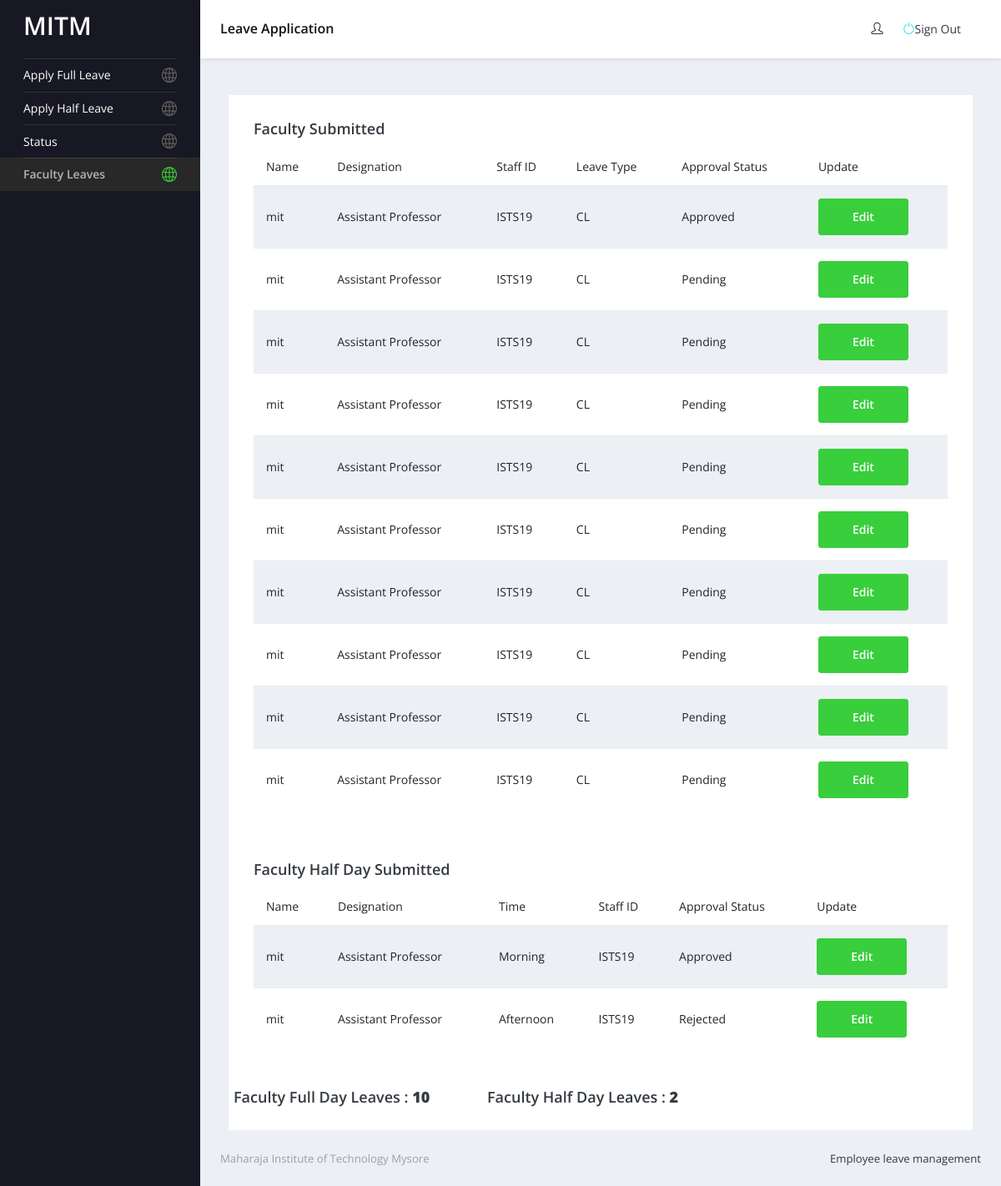
Screenshot of /staff (signed in) with the database file from the repository.
### leaves/models.py (models this page shows, shortened)
class Leave(models.Model):
    user = models.CharField(max_length=20,null=True)
    name = models.CharField(max_length=200,null=True)
    dept = models.CharField(max_length=200,null=True)
    designation = models.CharField(max_length=200,null=True)
    whether_HOD = models.BooleanField(default=False)
    From_date = models.CharField(max_length=10)
    To_date = models.CharField(max_length=10)
    Leave_type = models.CharField(max_length=100, null=True)
    Hod_approval = models.CharField(max_length=100, null=True)
    Principal_approval = models.CharField(max_length=100, null=True)

class Half_day(models.Model):
    user = models.CharField(max_length=20,null=True)
    name = models.CharField(max_length=200,null=True)
    dept = models.CharField(max_length=200,null=True)
    designation = models.CharField(max_length=200,null=True)
    whether_HOD = models.BooleanField(default=False)
    From_date = models.CharField(max_length=10)
    To_date = models.CharField(max_length=10)
    Leave_type = models.CharField(max_length=100, null=True)
    Time = models.CharField(max_length=100, null=True)
    Hod_approval = models.CharField(max_length=100, null=True)
    Principal_approval = models.CharField(max_length=100, null=True)

### users/views.py (the view)
# urls.py: path('staff',views.staff_list),
def staff_list(request):
    if request.session.get('hod',False):
        hod_id = request.session['hod']
        if PersonalDetail.objects.filter(Staff_ID=hod_id).exists():
            hod = PersonalDetail.objects.filter(Staff_ID=hod_id)[0]
            staffs = PersonalDetail.objects.all()
            tle = Leave.objects.all()
            ole = Half_day.objects.all()
            if Leave.objects.filter(user=hod_id).exists():
                clfull = float(Leave.objects.filter(user=hod,Leave_type="CL").count())
            else:
                clfull = 0.0
            if Half_day.objects.filter(user=hod_id).exists():
                clhalf = float(Half_day.objects.filter(user=hod_id,Leave_type="HL").count())
            else:
                clhalf = 0.0
            clcount = clfull + (clhalf/2)
            staff = PersonalDetail.objects.get(Staff_ID=hod_id)
            tlecount = Leave.objects.filter(dept=hod.Department,whether_HOD=False).count()
            hlecount = Half_day.objects.filter(dept=hod.Department,whether_HOD=False).count()
            context = {'staffs': staffs,
                        'hod': hod,
                        'tle' : tle,
                        'ole' : ole,
                        'tlecount' : tlecount,
                        'hlecount' : hlecount,
                        "staff":staff,
                        'clcount':clcount }
            return render(request, 'department_faculty_list.html', context)

### users/models.py (called while the page is built)
    def __str__(self):
        return self.Staff_ID

### templates/department_faculty_list.html
{% extends 'base.html' %}
{% load static %}
{% block content %}
<nav class="sidebar sidebar-offcanvas" id="sidebar">
  <ul class="nav">
     <li class="nav-item">
      <a class="nav-link" href="/leaves/apply_leave_hod">
        <span class="menu-title">Apply Full Leave</span>
        <i class="icon-globe menu-icon"></i>
      </a>
    </li>
    {% if clcount < 12.0  %}
    <li class="nav-item">
      <a class="nav-link" href="/leaves/apply_leave_hod_half">
        <span class="menu-title">Apply Half Leave</span>
        <i class="icon-globe menu-icon"></i>
      </a>
    </li>
    {% endif %}
    <li class="nav-item">
      <a class="nav-link" href="/my_leaves">
        <span class="menu-title">Status</span>
        <i class="icon-globe menu-icon"></i>
      </a>
    </li>
    <li class="nav-item">
      <a class="nav-link" href="/staff">
        <span class="menu-title">Faculty Leaves</span>
        <i class="icon-globe menu-icon"></i>
      </a>
    </li>
  </ul>
</nav>
    <div class="main-panel">
      <div class="content-wrapper">
         <div class="col-lg-12 grid-margin stretch-card">
            <div class="card">
              <div class="card-body">
                <h4 class="card-title">Faculty Submitted</h4>
                <table class="table table-striped">
                  <thead>
                    <tr>
                      <th scope="col">Name</th>
                      <th scope="col">Designation</th>
                      <th scope="col">Staff ID</th>
                      <th scope="col">Leave Type</th>
                      <th scope="col">Approval Status</th>
                      <th scope="col">Update</th>
                    </tr>
                  </thead>
                  <tbody>
                    {% for t in tle %}
                    {% if hod.Department == t.dept %}
                      {% if t.whether_HOD == False %}
                    <tr>
                      <td>{{ t.name }}</td>
                      <td>{{ t.designation }}</td>
                      <td>{{ t.user }}</td>
                      <td>{{ t.Leave_type }}</td>
                      <td>{{ t.Hod_approval }}</td>
                      <td>
                         <div class="nav-item dropdown">
          <a class="btn btn-success" id="messageDropdown" href="{% url 'staff_edit' t.id %}"> Edit
          </a>
                      </td>
                    </tr>
                        {% endif %}
                      {% endif %}
                    {% endfor %}
                  </tbody>
                </table>
              </div>
                <div class="card">
                  <div class="card-body">
                    <h4 class="card-title">Faculty Half Day Submitted</h4>
                    <table class="table table-striped">
                      <thead>
                        <tr>
                          <th scope="col">Name</th>
                          <th scope="col">Designation</th>
                          <th scope="col">Time</th>
                          <th scope="col">Staff ID</th>
                          <th scope="col">Approval Status</th>
                          <th scope="col">Update</th>
                        </tr>
                      </thead>
                      <tbody>
                        {% for t in ole %}
                        {% if hod.Department == t.dept %}
                          {% if t.whether_HOD == False %}
                        <tr>
                          <td>{{ t.name }}</td>
                          <td>{{ t.designation }}</td>
                          <td>{{ t.Time }}</td>
                          <td>{{ t.user }}</td>
                          <td>{{ t.Hod_approval }}</td>
                          <td>
                             <div class="nav-item dropdown">
              <a class="btn btn-success" id="messageDropdown" href="{% url 'staff_edit_half' t.id %}"> Edit
              </a>
                          </td>
                        </tr>
                            {% endif %}
                          {% endif %}
                        {% endfor %}
                      </tbody>
                    </table>
            </div>
            <div class="row">
                  <h5 class="card-title col-sm-6 col-md-4 p-3 text-left" style="text-align: left;"> Faculty Full Day Leaves : <b>{{ tlecount }}</b></h5>
                  <h5 class="card-title col-sm-6 col-md-4 p-3 text-left" style="text-align: right;"> Faculty Half Day Leaves : <b>{{ hlecount }}</b></h5>
          </div>
          </div>
{% endblock content %}

### rows the page displays
Leave: name "mit", designation "Assistant Professor", user "ISTS19", Leave_type "CL", Hod_approval "Approved"
Leave: name "mit", designation "Assistant Professor", user "ISTS19", Leave_type "CL", Hod_approval "Pending"
Leave: name "mit", designation "Assistant Professor", user "ISTS19", Leave_type "CL", Hod_approval "Pending"
Leave: name "mit", designation "Assistant Professor", user "ISTS19", Leave_type "CL", Hod_approval "Pending"
Leave: name "mit", designation "Assistant Professor", user "ISTS19", Leave_type "CL", Hod_approval "Pending"
Leave: name "mit", designation "Assistant Professor", user "ISTS19", Leave_type "CL", Hod_approval "Pending"
Leave: name "mit", designation "Assistant Professor", user "ISTS19", Leave_type "CL", Hod_approval "Pending"
Leave: name "mit", designation "Assistant Professor", user "ISTS19", Leave_type "CL", Hod_approval "Pending"
Leave: name "mit", designation "Assistant Professor", user "ISTS19", Leave_type "CL", Hod_approval "Pending"
Leave: name "mit", designation "Assistant Professor", user "ISTS19", Leave_type "CL", Hod_approval "Pending"
Half_day: name "mit", designation "Assistant Professor", Time "Morning", user "ISTS19", Hod_approval "Approved"
Half_day: name "mit", designation "Assistant Professor", Time "Afternoon", user "ISTS19", Hod_approval "Rejected"

### other values shown
{{ tlecount }} "10"
{{ hlecount }} "2"
